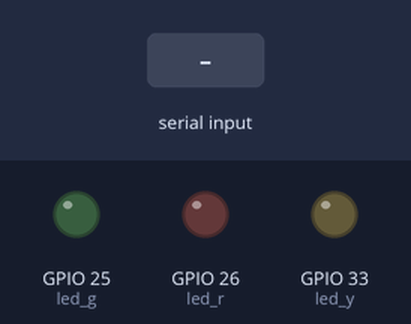
Bench run of a sketch on a simulated ESP32. Parts: output pins drawn as LEDs (lit = HIGH). The inputs (shaded band) are chosen by the test bench.

Above: at 1.2 s.
1.3 s: "1ON\n" received over Serial
At 1.9 s:
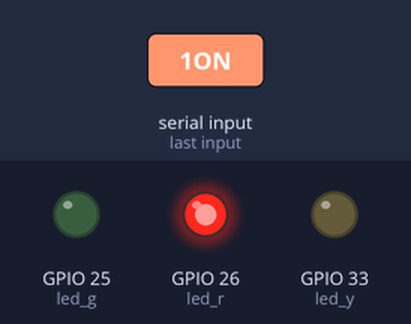
2.8 s: "2ON\n" received over Serial
At 4.0 s:
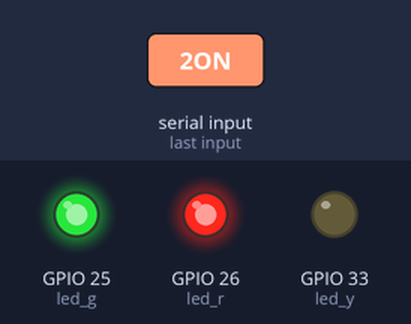
4.3 s: "1OFF\n" received over Serial
At 5.4 s:
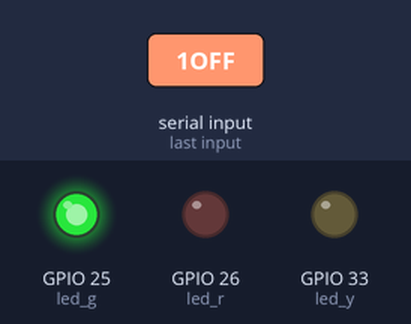
5.8 s: "3ON\n" received over Serial
At 6.5 s:
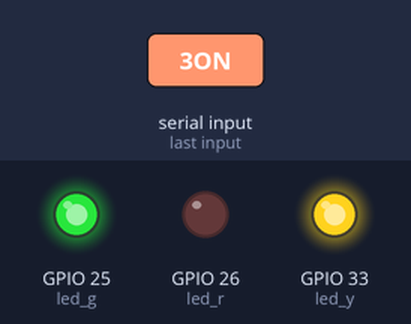
7.3 s: "2OFF\n" received over Serial
At 7.7 s:
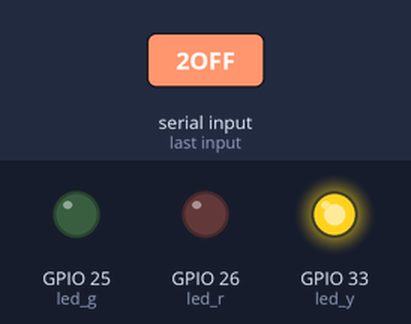
8.8 s: "1ON\n" received over Serial
At 10.0 s:
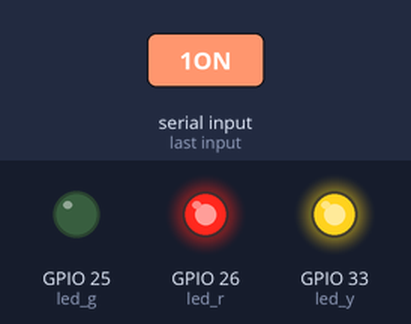
Timing chart, 0 to 11.3 s (numbered marks = the images above; inputs shaded):
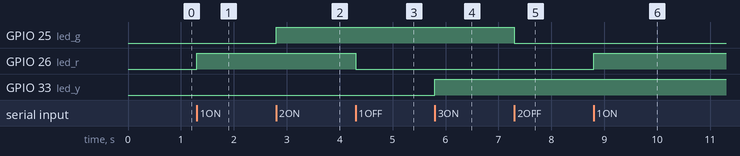

Measured:
- after the input at 1.3 s, GPIO 26 (led_r): LOW → HIGH at once
- after the input at 2.8 s, GPIO 25 (led_g): LOW → HIGH at once
- after the input at 4.3 s, GPIO 26 (led_r): HIGH → LOW at once
- after the input at 5.8 s, GPIO 33 (led_y): LOW → HIGH at once
- after the input at 7.3 s, GPIO 25 (led_g): HIGH → LOW at once
- after the input at 8.8 s, GPIO 26 (led_r): LOW → HIGH at once

The sketch:

sketch.ino
```cpp
#include "task1.h"
#include "task2.h"


void setup()
{
  task1();
  task2();
}

void loop()
{
  task1();
  task2();
}
```

task1.cpp
```cpp
#include <Arduino.h>
#include "task1.h"

void task1()
{

}
```

task1.h
```cpp
#ifndef _TASK1_H_
#define _TASK1_H_

void task1();

#endif
```

task2.cpp
```cpp
#include <Arduino.h>
#include "task2.h"

String btnState(uint8_t btnState)
{
  if(btnState == HIGH){
    return "OFF";
  }
  else return "ON";
}

void task2()
{

enum TaskStates
{
    INIT,
    CALL,
};

static TaskStates taskState = TaskStates::INIT;
constexpr uint8_t buttonTlc1 = 13;
constexpr uint8_t buttonTlc2 = 12;
constexpr uint8_t buttonTlc3 = 27;
constexpr u_int8_t led_r = 26;
constexpr u_int8_t led_g = 25;
constexpr u_int8_t led_y = 33;

    switch (taskState)
    {
        case TaskStates::INIT:
        {
            Serial.begin(115200);
            pinMode(buttonTlc1, INPUT_PULLUP);
            pinMode(buttonTlc2, INPUT_PULLUP);
            pinMode(buttonTlc3, INPUT_PULLUP);
            pinMode(led_r, OUTPUT);
            digitalWrite(led_r, LOW);
            pinMode(led_g, OUTPUT);
            digitalWrite(led_g, LOW);
            pinMode(led_y, OUTPUT);
            digitalWrite(led_y, LOW);
            taskState = TaskStates::CALL;
        }
        break;

        case TaskStates::CALL:
        {
            if (Serial.available() > 0)
            {
                String command = Serial.readStringUntil('\n');
                if (command == "C1"){
                    Serial.print("btn_1: ");
                    Serial.print(btnState(digitalRead(buttonTlc1)).c_str());
                    Serial.print('\n');
                }
                else if (command == "C2"){
                    Serial.print("btn_2: ");
                    Serial.print(btnState(digitalRead(buttonTlc2)).c_str());
                    Serial.print('\n');
                }
                else  if (command == "C3"){
                    Serial.print("btn_3: ");
                    Serial.print(btnState(digitalRead(buttonTlc3)).c_str());
                    Serial.print('\n');
                }
                if (command == "1ON"){
                    digitalWrite(led_r, HIGH);
                }
                if (command == "1OFF"){
                    digitalWrite(led_r, LOW);
                }
                if (command == "2ON"){
                    digitalWrite(led_g, HIGH);
                }
                if (command == "2OFF"){
                    digitalWrite(led_g, LOW);
                }
                if (command == "3ON"){
                    digitalWrite(led_y, HIGH);
                }
                if (command == "3OFF"){
                    digitalWrite(led_y, LOW);
                }
            }
        }
        break;

        default:
        break;
    }
}
```

task2.h
```cpp
#ifndef _TASK2_H_
#define _TASK2_H_

void task2();

#endif
```
